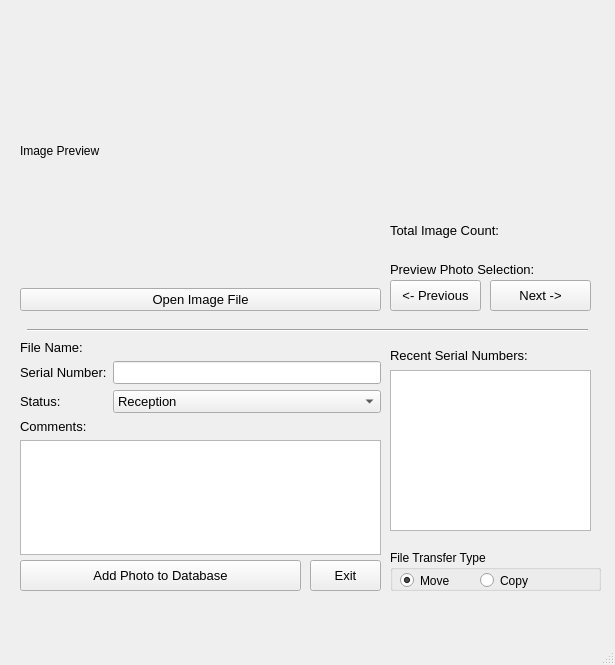
<?xml version="1.0" encoding="UTF-8"?>
<ui version="4.0">
 <class>MainWindow</class>
 <widget class="QMainWindow" name="MainWindow">
  <property name="geometry">
   <rect>
    <x>0</x>
    <y>0</y>
    <width>615</width>
    <height>665</height>
   </rect>
  </property>
  <property name="windowTitle">
   <string>MainWindow</string>
  </property>
  <widget class="QWidget" name="centralwidget">
   <widget class="QWidget" name="verticalLayoutWidget">
    <property name="geometry">
     <rect>
      <x>20</x>
      <y>20</y>
      <width>361</width>
      <height>291</height>
     </rect>
    </property>
    <layout class="QVBoxLayout" name="verticalLayout">
     <item>
      <widget class="QLabel" name="imagePreviewLabel">
       <property name="text">
        <string>Image Preview</string>
       </property>
      </widget>
     </item>
     <item>
      <widget class="QPushButton" name="openImageButton">
       <property name="font">
        <font>
         <pointsize>10</pointsize>
        </font>
       </property>
       <property name="text">
        <string>Open Image File</string>
       </property>
      </widget>
     </item>
    </layout>
   </widget>
   <widget class="QWidget" name="verticalLayoutWidget_2">
    <property name="geometry">
     <rect>
      <x>20</x>
      <y>340</y>
      <width>361</width>
      <height>215</height>
     </rect>
    </property>
    <layout class="QVBoxLayout" name="verticalLayout_2">
     <item>
      <layout class="QGridLayout" name="gridLayout">
       <item row="1" column="1">
        <widget class="QLineEdit" name="snLineEdit">
         <property name="font">
          <font>
           <pointsize>10</pointsize>
          </font>
         </property>
         <property name="text">
          <string/>
         </property>
        </widget>
       </item>
       <item row="2" column="0">
        <widget class="QLabel" name="statusLabel">
         <property name="font">
          <font>
           <pointsize>10</pointsize>
          </font>
         </property>
         <property name="text">
          <string>Status:</string>
         </property>
        </widget>
       </item>
       <item row="2" column="1">
        <widget class="QComboBox" name="statusComboBox">
         <property name="font">
          <font>
           <pointsize>10</pointsize>
          </font>
         </property>
         <item>
          <property name="text">
           <string>Reception</string>
          </property>
         </item>
         <item>
          <property name="text">
           <string>PostCycling</string>
          </property>
         </item>
         <item>
          <property name="text">
           <string>Misc</string>
          </property>
         </item>
        </widget>
       </item>
       <item row="1" column="0">
        <widget class="QLabel" name="snLabel">
         <property name="font">
          <font>
           <pointsize>10</pointsize>
          </font>
         </property>
         <property name="text">
          <string>Serial Number:</string>
         </property>
        </widget>
       </item>
       <item row="0" column="0">
        <widget class="QLabel" name="fpLabel">
         <property name="font">
          <font>
           <pointsize>10</pointsize>
          </font>
         </property>
         <property name="text">
          <string>File Name:</string>
         </property>
        </widget>
       </item>
       <item row="0" column="1">
        <widget class="QLabel" name="fpCurrentFileLabel">
         <property name="font">
          <font>
           <pointsize>9</pointsize>
          </font>
         </property>
         <property name="text">
          <string/>
         </property>
        </widget>
       </item>
      </layout>
     </item>
     <item>
      <widget class="QLabel" name="commentsLabel">
       <property name="font">
        <font>
         <pointsize>10</pointsize>
        </font>
       </property>
       <property name="text">
        <string>Comments:</string>
       </property>
      </widget>
     </item>
     <item>
      <widget class="QTextEdit" name="commentsTextEdit"/>
     </item>
    </layout>
   </widget>
   <widget class="QPushButton" name="addPhotoButton">
    <property name="geometry">
     <rect>
      <x>20</x>
      <y>560</y>
      <width>281</width>
      <height>31</height>
     </rect>
    </property>
    <property name="font">
     <font>
      <pointsize>10</pointsize>
     </font>
    </property>
    <property name="text">
     <string>Add Photo to Database</string>
    </property>
   </widget>
   <widget class="QPushButton" name="exitButton">
    <property name="geometry">
     <rect>
      <x>310</x>
      <y>560</y>
      <width>71</width>
      <height>31</height>
     </rect>
    </property>
    <property name="font">
     <font>
      <pointsize>10</pointsize>
     </font>
    </property>
    <property name="text">
     <string>Exit</string>
    </property>
   </widget>
   <widget class="QLabel" name="label">
    <property name="geometry">
     <rect>
      <x>390</x>
      <y>340</y>
      <width>271</width>
      <height>31</height>
     </rect>
    </property>
    <property name="font">
     <font>
      <pointsize>10</pointsize>
     </font>
    </property>
    <property name="text">
     <string>Recent Serial Numbers:</string>
    </property>
   </widget>
   <widget class="QListWidget" name="serialNumberList">
    <property name="geometry">
     <rect>
      <x>390</x>
      <y>370</y>
      <width>201</width>
      <height>161</height>
     </rect>
    </property>
   </widget>
   <widget class="QWidget" name="horizontalLayoutWidget">
    <property name="geometry">
     <rect>
      <x>390</x>
      <y>210</y>
      <width>201</width>
      <height>41</height>
     </rect>
    </property>
    <layout class="QHBoxLayout" name="horizontalLayout">
     <item>
      <widget class="QLabel" name="label_3">
       <property name="font">
        <font>
         <pointsize>10</pointsize>
        </font>
       </property>
       <property name="text">
        <string>Total Image Count:</string>
       </property>
      </widget>
     </item>
     <item>
      <widget class="QLabel" name="imageCounterLabel">
       <property name="font">
        <font>
         <pointsize>10</pointsize>
        </font>
       </property>
       <property name="text">
        <string/>
       </property>
      </widget>
     </item>
    </layout>
   </widget>
   <widget class="QLabel" name="label_2">
    <property name="geometry">
     <rect>
      <x>390</x>
      <y>260</y>
      <width>151</width>
      <height>19</height>
     </rect>
    </property>
    <property name="font">
     <font>
      <pointsize>10</pointsize>
     </font>
    </property>
    <property name="text">
     <string>Preview Photo Selection:</string>
    </property>
   </widget>
   <widget class="QPushButton" name="previousButton">
    <property name="geometry">
     <rect>
      <x>390</x>
      <y>280</y>
      <width>91</width>
      <height>31</height>
     </rect>
    </property>
    <property name="font">
     <font>
      <pointsize>10</pointsize>
     </font>
    </property>
    <property name="text">
     <string>&lt;- Previous</string>
    </property>
   </widget>
   <widget class="QPushButton" name="nextButton">
    <property name="geometry">
     <rect>
      <x>490</x>
      <y>280</y>
      <width>101</width>
      <height>31</height>
     </rect>
    </property>
    <property name="font">
     <font>
      <pointsize>10</pointsize>
     </font>
    </property>
    <property name="text">
     <string>Next -&gt;</string>
    </property>
   </widget>
   <widget class="Line" name="line">
    <property name="geometry">
     <rect>
      <x>27</x>
      <y>320</y>
      <width>561</width>
      <height>20</height>
     </rect>
    </property>
    <property name="orientation">
     <enum>Qt::Horizontal</enum>
    </property>
   </widget>
   <widget class="QGroupBox" name="fileMoveType">
    <property name="geometry">
     <rect>
      <x>390</x>
      <y>550</y>
      <width>211</width>
      <height>41</height>
     </rect>
    </property>
    <property name="acceptDrops">
     <bool>false</bool>
    </property>
    <property name="title">
     <string>File Transfer Type</string>
    </property>
    <property name="flat">
     <bool>false</bool>
    </property>
    <property name="checkable">
     <bool>false</bool>
    </property>
    <widget class="QRadioButton" name="radioButton_copy">
     <property name="geometry">
      <rect>
       <x>90</x>
       <y>10</y>
       <width>191</width>
       <height>41</height>
      </rect>
     </property>
     <property name="text">
      <string>Copy</string>
     </property>
     <property name="checked">
      <bool>false</bool>
     </property>
    </widget>
    <widget class="QRadioButton" name="radioButton_move">
     <property name="geometry">
      <rect>
       <x>10</x>
       <y>10</y>
       <width>61</width>
       <height>41</height>
      </rect>
     </property>
     <property name="text">
      <string>Move</string>
     </property>
     <property name="checked">
      <bool>true</bool>
     </property>
    </widget>
   </widget>
  </widget>
  <widget class="QMenuBar" name="menubar">
   <property name="geometry">
    <rect>
     <x>0</x>
     <y>0</y>
     <width>615</width>
     <height>26</height>
    </rect>
   </property>
  </widget>
  <widget class="QStatusBar" name="statusbar"/>
 </widget>
 <resources/>
 <connections/>
</ui>
